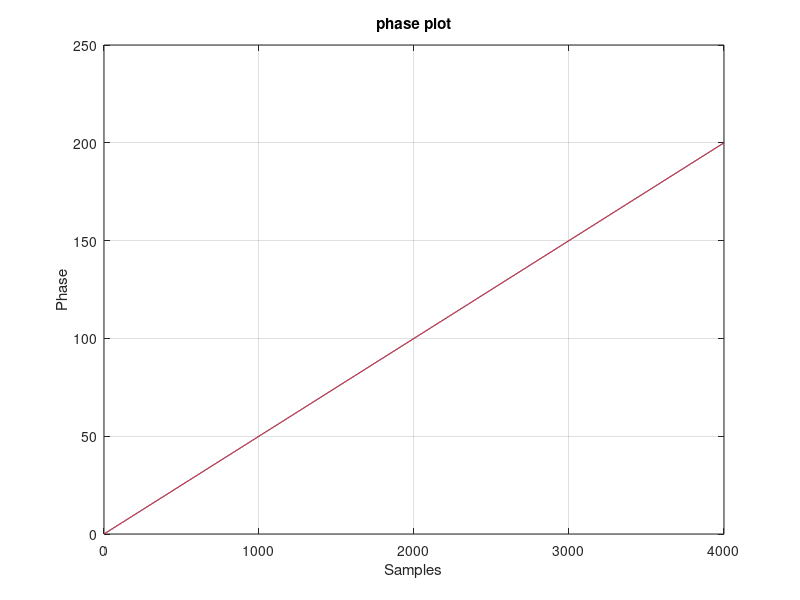
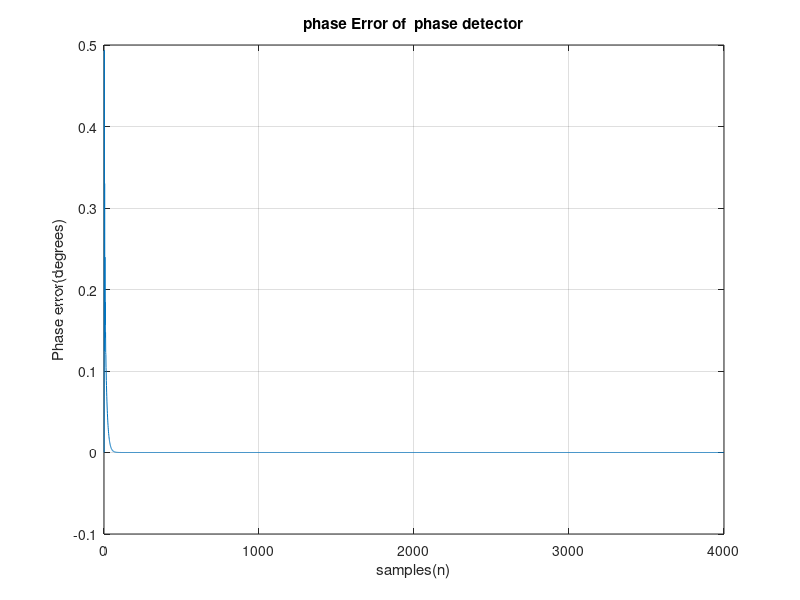
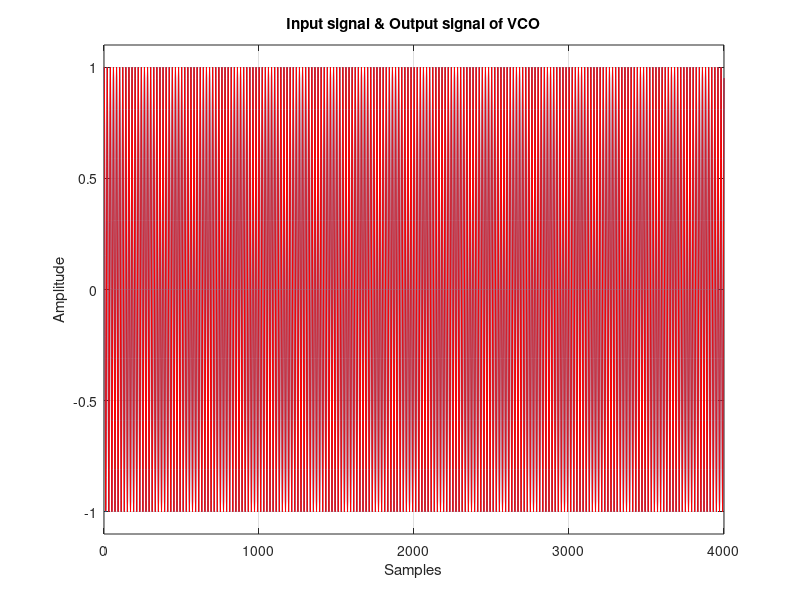

MATLAB code for these plots, in order:

close all
clear all
reg1 =0;
reg2 =0;
reg3 = 0;

eta =sqrt(2)/2;
theta =2*pi*1/100;
Kp = [(4*eta*theta)/(1+2*eta*theta+theta^2)];
Ki =  [(4*theta^2)/(1+2*eta*theta+theta^2)];
d_phi_1 = 1/20;
n_data  = 4000;

for nn =1:n_data
  phi1= reg1 +d_phi_1;
  phi1_reg(nn) = phi1;

  s1 =exp(j*2*pi*reg1);
  s2 =exp(j*2*pi*reg2);

  s1_reg(nn) =s1;
  s2_reg(nn) =s2;

  t =s1*conj(s2);
  phi_error =atan2(imag(t),real(t)) / 2*pi;
  phi_error_reg(nn) = phi_error;
  sum1 =Kp*phi_error + phi_error*Ki+reg3;

  reg1_reg(nn) =reg1;
  reg2_reg(nn) = reg2;
  reg1 =phi1;

  reg2=reg2+sum1;
  reg3 =reg3+phi_error*Ki;
  phi2_reg(nn) =reg2;
end

figure(1)
plot(phi1_reg);
hold on
plot(phi2_reg,'r');
hold off;
grid on;
title('phase plot');
xlabel('Samples');
ylabel('Phase');


figure(2)

plot(phi_error_reg);
title('phase Error of  phase detector');
grid on;
xlabel('samples(n)');
ylabel('Phase error(degrees)');


figure(3)
plot(real(s1_reg));
hold on;
plot(real(s2_reg),'r');
hold off;
grid on;
title('Input signal & Output signal of VCO');
xlabel('Samples');
ylabel('Amplitude');
axis([0 n_data -1.1 1.1]);

